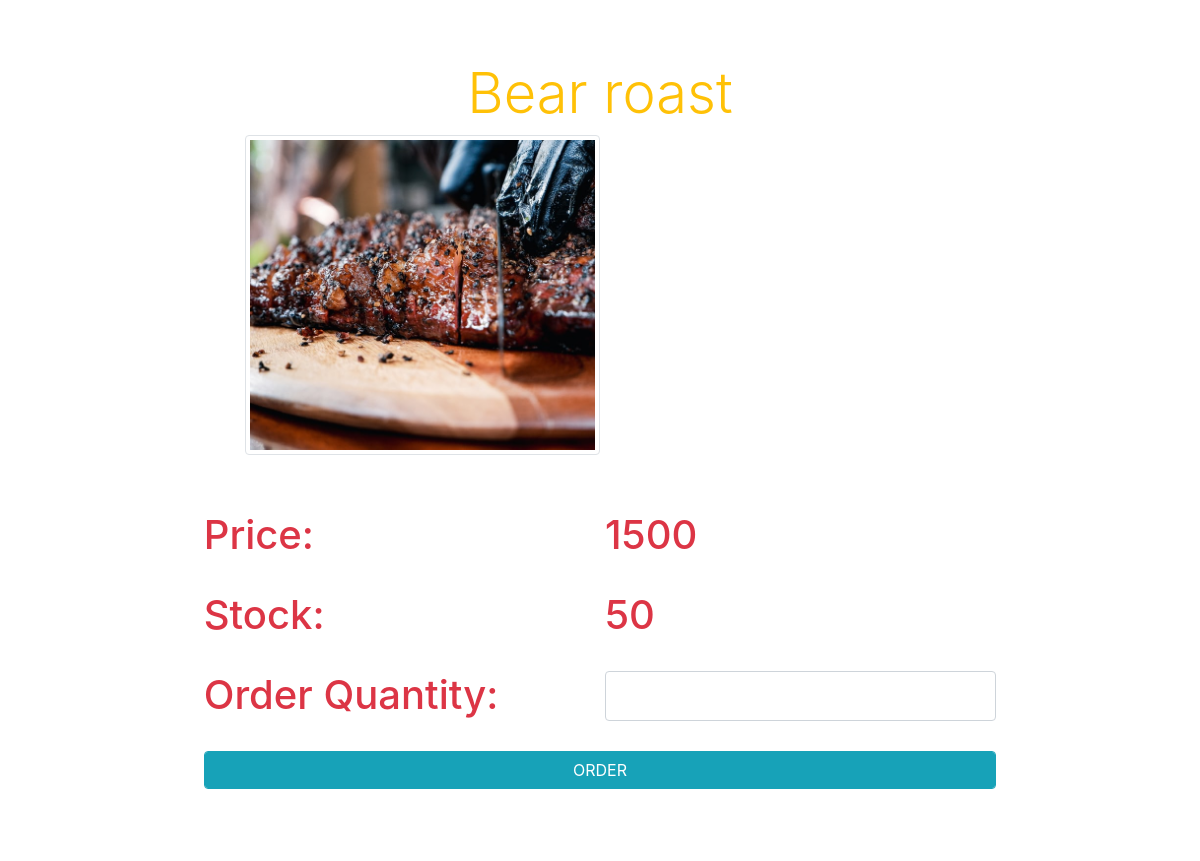
Screenshot of /views/orderMenu.php?menu_id=1 (signed in) with the database file from the repository.
### tables this page shows
CREATE TABLE `menu` (
  `menu_id` int(11) NOT NULL,
  `menu_name` varchar(20) NOT NULL,
  `menu_price` float NOT NULL,
  `stock_quantity` int(11) NOT NULL,
  `menu_picture` varchar(50) DEFAULT NULL
);

### class/Database.php (called while the page is built, shortened)
<?php
  class Database{
    private $servername = "localhost";
    private $db_username = "root";
    private $db_password = "root";
    private $database = "daichi_portfolio";
    public function __construct(){
      $this->conn = new mysqli($this->servername,$this->db_username,
      $this->db_password, $this->database);
      return $this->conn;
    }
  }
?>

### action/menuAction.php (called while the page is built, shortened)
<?php
  require_once '../class/Menu.php';
  $menu = new Menu();
?>

### class/Menu.php (called while the page is built, shortened)
<?php
  require_once 'Database.php';
  class Menu extends Database{
    public function getSpecificMenu($menu_id){
      $sql = "SELECT * FROM menu WHERE
      menu_id = '$menu_id'";
      $result = $this->conn->query($sql);
      if($result->num_rows == 1){
        return $result->fetch_assoc();
      }else{
        return false;
      }
    }
  }
?>

### views/orderMenu.php (the view, shortened to what this page needs)
<?php
  include '../action/menuAction.php';
  $menu_id = $_GET['menu_id'];
  $menu_detail = $menu->getSpecificMenu($menu_id);
?>
<!DOCTYPE html>
<html lang="en">
<head>
  <link rel="stylesheet" href="https://stackpath.bootstrapcdn.com/bootstrap/4.5.2/css/bootstrap.min.css">
</head>
<body>
<div class="container">
      <div class="card mx-auto w-75 my-5 border border-0">
        <div class="card-header bg-white text-warning border-0 mx-auto">
          <h2 class="display-4 text-center"><?php echo $menu_detail['menu_name']?></h2>
          <img src="../uploads/<?php echo $menu_detail['menu_picture']?>" alt=""
            class="img-thumbnail" height="50%" width="50%">
        </div>
        <div class="card-body">
          <form action="../action/menuAction.php" method="post">
            <div class="form-row text-danger">
            </div>
            <div class="form-row text-danger">
              <div class="form-group col-md-6 mb-4">
                <h1>Price:</h1>
              </div>
              <div class="form-group col-md-6 mb-4">
                <h1><?php echo $menu_detail['menu_price']?></h1>
              </div>
            </div>
            <div class="form-row text-danger">
              <div class="form-group col-md-6 mb-4">
                <h1>Stock:</h1>
              </div>
              <div class="form-group col-md-6 mb-4">
                <h1><?php echo $menu_detail['stock_quantity']?></h1>
              </div>
            </div>
            <div class="form-row text-danger">
              <div class="form-group col-md-6 mb-4">
                <h1>Order Quantity:</h1>
              </div>
              <div class="form-group col-md-6 mb-4">
                <input type="text" name="order_quantity"
                class="form-control p-4">
              </div>
            </div>
            <div class="form-row">
              <div class="form-group col-md-12 mb-4">
                <input type="submit" name="order" class="btn btn-info text-uppercase form-control" value="Order">
              </div>
            </div>
          </form>
        </div>
      </div>
</div>
</body>
</html>

### rows the page displays
menu: menu_name "Bear roast", menu_picture (picture), menu_price "1500", stock_quantity "50"
